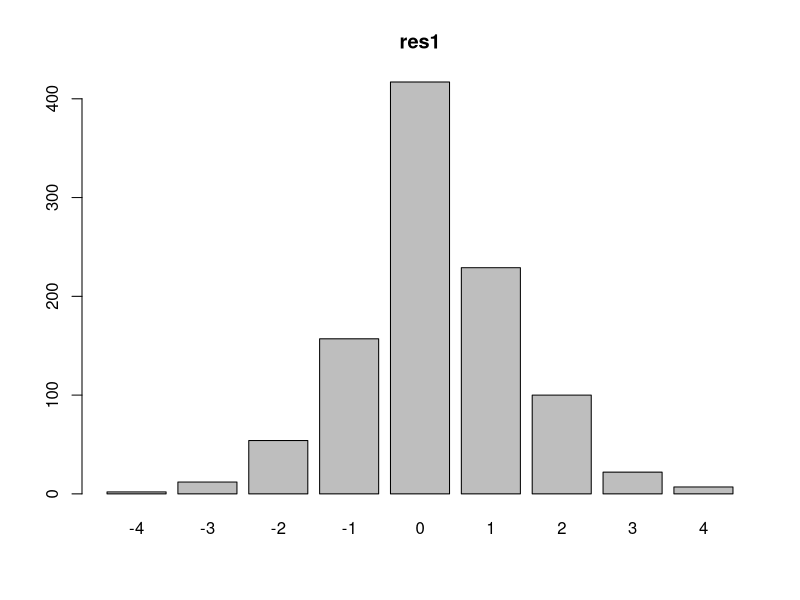
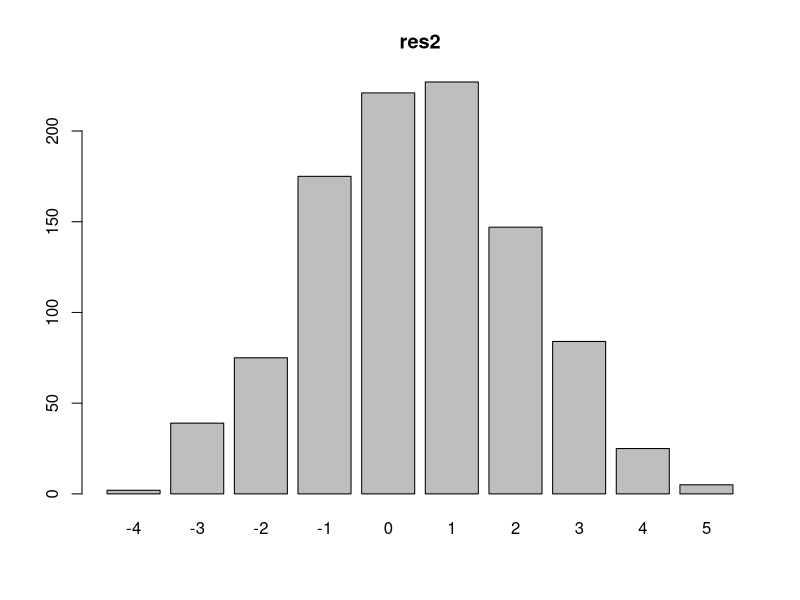
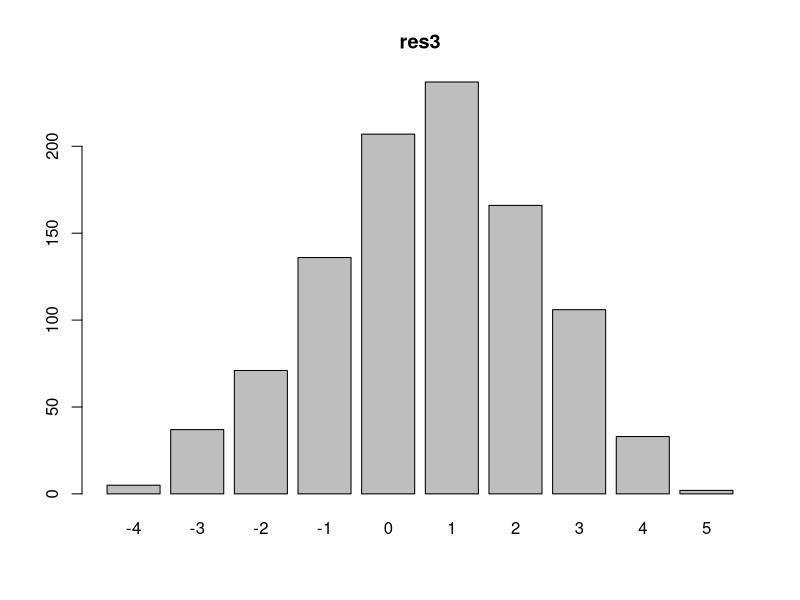
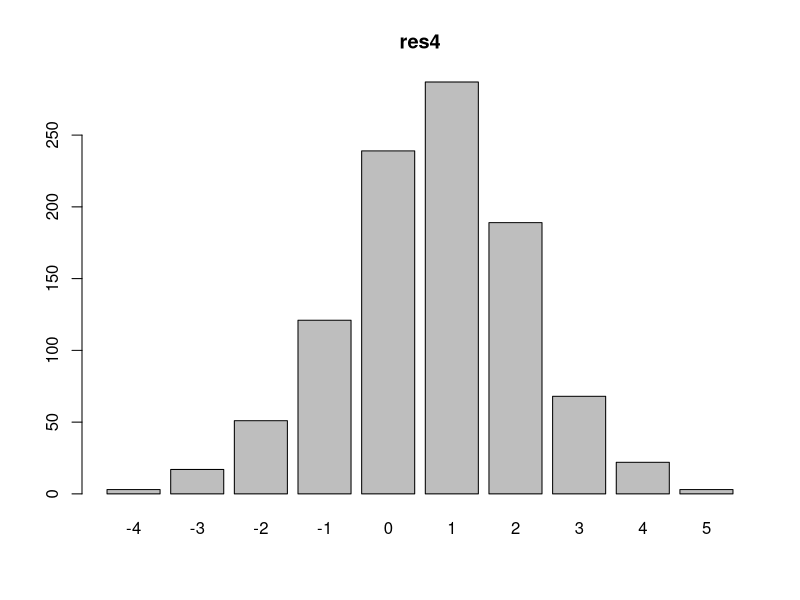
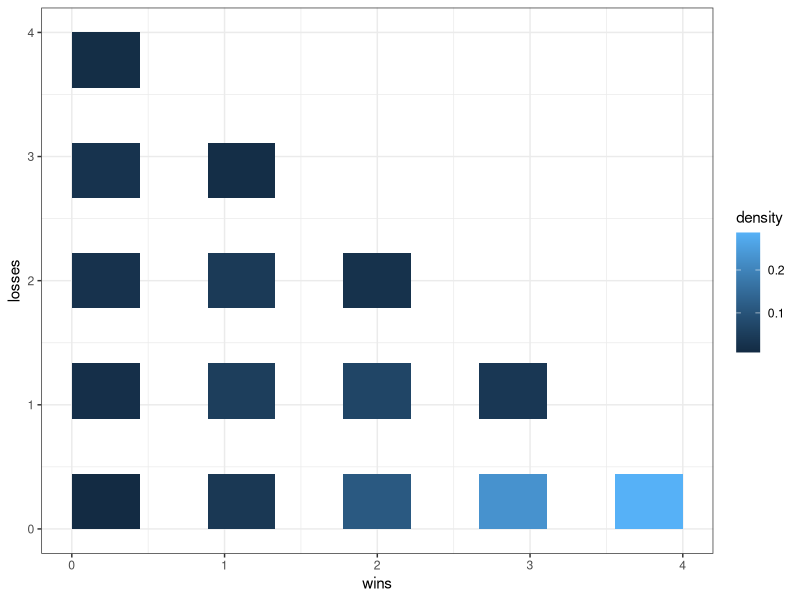
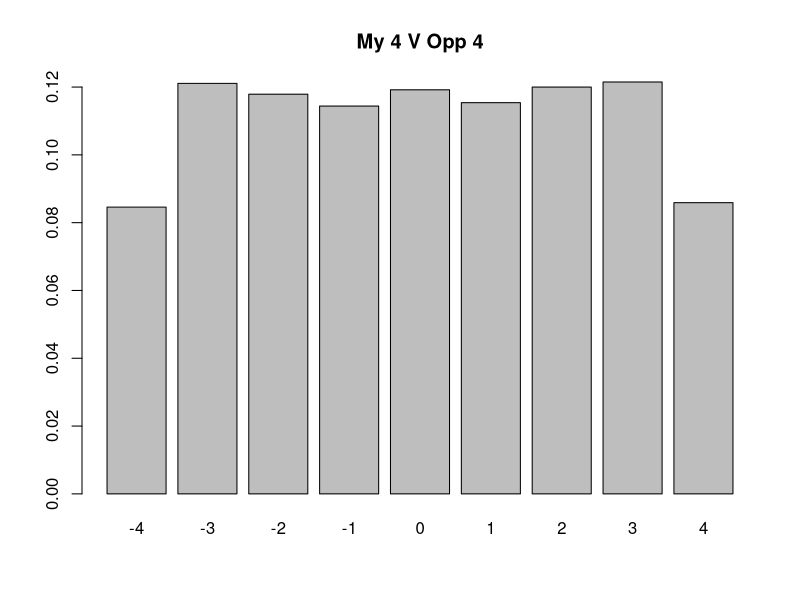
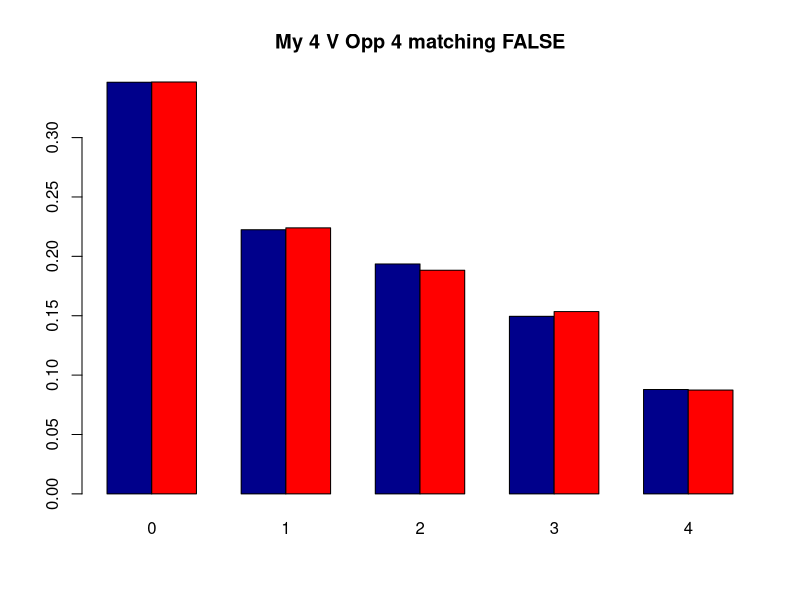
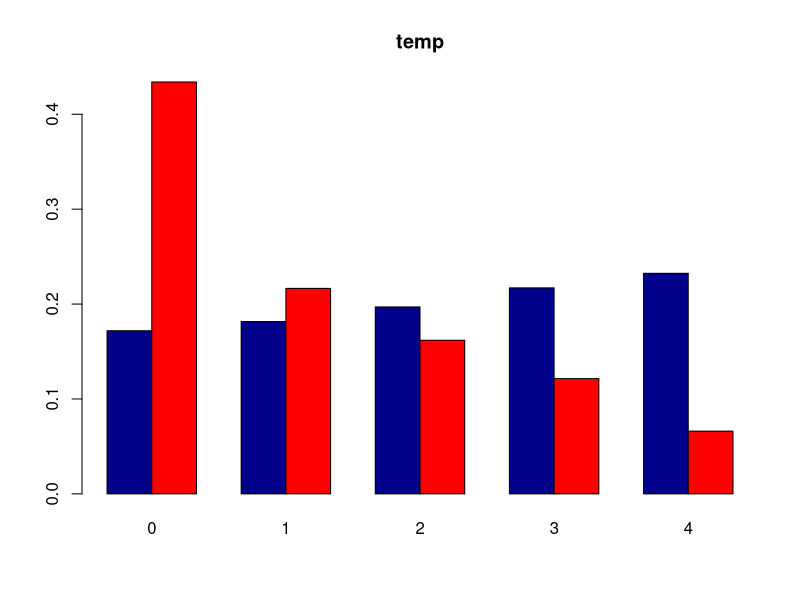

Write R code to recreate these figures, in order.
######################
## Sword and Spear has a simple combat mechanic of rolling 
## X dice, choosing the top 4, and then comparing those to opponent.
##
## Modifiers seem to be either 1. adding dice to X 
##                             2. adding (or subtracting) from final rolls
######################

roll_n_dice <- function(n){ return(sample(1:6,n,replace=TRUE)) }

## what is the distribution like when you roll more than 4 
## but still choose top 4
nsim <- 1000
res_1 <- c()
res_2 <- c()
res_3 <- c()
res_4 <- c()
for (i in 1:nsim){
  my_roll <- sort(roll_n_dice(5), decreasing = TRUE)[1:4]
  opp_roll <- sort(roll_n_dice(4), decreasing = TRUE)[1:4]
  res_1 <- c(res_1, my_roll[1]-opp_roll[1])
  res_2 <- c(res_2,my_roll[2]-opp_roll[2])
  res_3 <- c(res_3,my_roll[3]-opp_roll[3])
  res_4 <- c(res_4,my_roll[4]-opp_roll[4])
}

barplot(table(res_1), main='res1')
barplot(table(res_2), main='res2')
barplot(table(res_3), main='res3')
barplot(table(res_4), main='res4')

library(ggplot2)

## win/loss estimates

win_loss_distribution <- function(nmydice=4,noppdice=4,nsim=10000){
wins <- c()
losses <- c()
for (i in 1:nsim){
  my_roll <- sort(roll_n_dice(nmydice), decreasing = TRUE)[1:4]
  opp_roll <- sort(roll_n_dice(noppdice), decreasing = TRUE)[1:4]
  res <- my_roll - opp_roll
  wins <- c(wins,sum(res>0))
  losses <- c(losses, sum(res<0))
}

combat_data <- data.frame(wins,losses)
ggplot(combat_data, aes(x=wins, y=losses)) +
  stat_bin2d(bins = 9,aes(fill=after_stat(density))) +
  scale_fill_continuous() +
  theme_bw()
}

win_loss_distribution(7,4,nsim=10000)

win_differential <- function(nmydice=4,noppdice=4,nsim=10000, modifier=0){
  wins <- c()
  losses <- c()
  for (i in 1:nsim){
    my_roll <- sort(roll_n_dice(nmydice), decreasing = TRUE)[1:4] 
    opp_roll <- sort(roll_n_dice(noppdice), decreasing = TRUE)[1:4] - modifier
    res <- my_roll - opp_roll
    wins <- c(wins,sum(res>0))
    losses <- c(losses, sum(res<0))
  }
  diffs <- wins - losses
  barplot(table(diffs)/length(diffs),main=paste("My",nmydice,
                                                "V Opp",noppdice))
  print(table(diffs)/length(diffs))
}

win_differential(4,4)



get_wins_and_losses <- function(nmydice=4,noppdice=4,nsim=10000, modifier=0, win_match=FALSE){
    wins <- c()
    losses <- c()
    for (i in 1:nsim){
      my_roll <- sort(roll_n_dice(nmydice), decreasing = TRUE)[1:4] 
      opp_roll <- sort(roll_n_dice(noppdice), decreasing = TRUE)[1:4] - modifier
      res <- my_roll - opp_roll
      wins <- c(wins,sum(res>0)+ ifelse(win_match,sum(res==0),0))
      losses <- c(losses, sum(res<0))
    }
    temp <- rbind(table(wins),table(losses))/length(wins)
    barplot(temp,beside=T, col=c("darkblue","red"),
            main=paste("My",nmydice,"V Opp",noppdice, "matching",win_match))
}

get_wins_and_losses(4,4,win_match=FALSE)


########## What if we mixed in different die types
roll_n_dx <- function(n,x){
  if (n>0){out <- sample(1:x,n,replace=TRUE)}
  else {out <- 0}
  return(out) 
  }

#d4,d6,d8,d10,d12,d20
get_wins_and_losses_dx <- function(mydice=c(0,4,0,0,0,0), oppdice=c(0,4,0,0,0,0),
                                nsim=10000, modifier=0){
  dice_order <- c(4,6,8,10,12,20)
  wins <- c()
  losses <- c()
  for (i in 1:nsim){
    my_roll <- c()
    for (i in 1:length(mydice)){my_roll <- c(my_roll, roll_n_dx(mydice[i],dice_order[i]))}
    my_roll <- sort(my_roll, decreasing = TRUE)[1:4] 
    
    opp_roll <- c()
    for (i in 1:length(oppdice)){opp_roll <- c(opp_roll, roll_n_dx(oppdice[i],dice_order[i]))}
    opp_roll <- sort(opp_roll, decreasing = TRUE)[1:4] 
    
    res <- my_roll - opp_roll # single fight result
    wins <- c(wins,sum(res>0))
    losses <- c(losses, sum(res<0))
  }

  temp <- rbind(table(wins),table(losses))/nsim
  barplot(temp,beside=T, col=c("darkblue","red"),
          main=paste('temp'))
}
#d4,d6,d8,d10,d12,d20
get_wins_and_losses_dx(mydice =c(0,0,0,5,0,0),
                       oppdice=c(0,0,0,4,0,0))


################
win_differential_dx <- function(mydice=c(0,3,0,0,0,0),
                             oppdice=c(0,3,0,0,0,0),
                             nsim=10000, modifier=0){
  dice_order <- c(4,6,8,10,12,20)
  wins <- c()
  losses <- c()
  for (i in 1:nsim){
    my_roll <- c()
    for (i in 1:length(mydice)){my_roll <- c(my_roll, roll_n_dx(mydice[i],dice_order[i]))}
    my_roll <- sort(my_roll, decreasing = TRUE)[1:3] 
    
    opp_roll <- c()
    for (i in 1:length(oppdice)){opp_roll <- c(opp_roll, roll_n_dx(oppdice[i],dice_order[i]))}
    opp_roll <- sort(opp_roll, decreasing = TRUE)[1:3] 
    
    res <- my_roll - opp_roll #result of single fight
    wins <- c(wins,sum(res>0))
    losses <- c(losses, sum(res<0))
  }
  diffs <- wins - losses
  barplot(table(diffs)/nsim,main=paste("My","v Opp"))
  print(table(diffs)/length(diffs))
  boxplot(diffs, horizontal=TRUE)
  print(paste("Comeback",ecdf(diffs)(-1))) # prob of disadvantaged side "winning"
  print(paste("Clinical",1-ecdf(diffs)(0)) ) #prob of advantaged side "winning"
}
#d4,d6,d8,d10,d12,d20
win_differential_dx(mydice=c(0,0,0,0,3,0),oppdice=c(0,0,0,0,3,0))
win_differential_dx(mydice=c(0,0,0,0,4,0),oppdice=c(0,0,0,0,3,0))
win_differential_dx(mydice=c(0,2,0,0,3,0),oppdice=c(0,0,0,0,3,0))

win_differential_dx(mydice=c(0,3,0,0,0,0),oppdice=c(0,3,0,0,0,0))
win_differential_dx(mydice=c(0,4,0,0,0,0),oppdice=c(0,3,0,0,0,0))
win_differential_dx(mydice=c(0,5,0,0,0,0),oppdice=c(0,3,0,0,0,0))
win_differential_dx(mydice=c(0,7,0,0,0,0),oppdice=c(0,3,0,0,0,0))

win_differential_dx(mydice=c(0,2,0,0,0,0),oppdice=c(0,2,0,0,0,0))
win_differential_dx(mydice=c(0,5,0,0,0,0),oppdice=c(0,2,0,0,0,0))

win_differential_dx(mydice=c(0,3,0,0,0,0),oppdice=c(0,3,0,0,0,0))
win_differential_dx(mydice=c(0,4,0,0,0,0),oppdice=c(0,4,0,0,0,0))

win_differential_dx(mydice=c(0,4,0,0,0,0),oppdice=c(0,3,0,0,0,0))
win_differential_dx(mydice=c(0,5,0,0,0,0),oppdice=c(0,4,0,0,0,0))
win_differential_dx(mydice=c(0,10,0,0,0,0),oppdice=c(0,9,0,0,0,0))


shooting_results_d6 <- function(nshoot, ndef, def_modifier=0,
                                def_multiplier=1,nsim=1000){
  kills <- c()
  slows <- c()
  for (i in 1:nsim){
    shoot_roll <- sort(roll_n_dice(nshoot),decreasing = TRUE)[1:2]
    def_roll <- sort(roll_n_dice(ndef),decreasing = TRUE)[1:2]
  
    
    kills <- c(kills,sum(shoot_roll - def_multiplier*def_roll > 0))
    #kills <- c(kills,sum(shoot_roll-def_roll-def_modifier>0))
    slows <- c(slows,sum(shoot_roll-def_roll >= 0))
  }
  barplot(table(kills)/nsim,main=paste("Kills"))
  print(table(kills)/nsim)
  boxplot(kills, horizontal=TRUE, main=paste("Kills Dist"))
  
  barplot(table(slows)/nsim,main=paste("Slows"))
  print(table(slows)/nsim)
  boxplot(slows, horizontal=TRUE, main=paste("Slows Dist"))
  
}

shooting_results_d6(2,2,def_multiplier = 3)



movement_results <- function(ndice,nchoose=1,nslows=0,nsim=1000){
  # required: ndice >= nchoose
  distance <- c()
  for (i in 1:nsim){
    move_roll <- sum(sort(roll_n_dice(ndice),decreasing = TRUE)[1:nchoose])
    distance <- c(distance,move_roll)
  }
  
  print(table(distance)/nsim)
  barplot(table(distance)/nsim,main=paste("Distance --",ndice,"choose",nchoose))
  boxplot(distance, horizontal=TRUE, 
          main=paste("Distance Dist --",ndice,"choose",nchoose))
}

movement_results(4,nchoose = 2)


